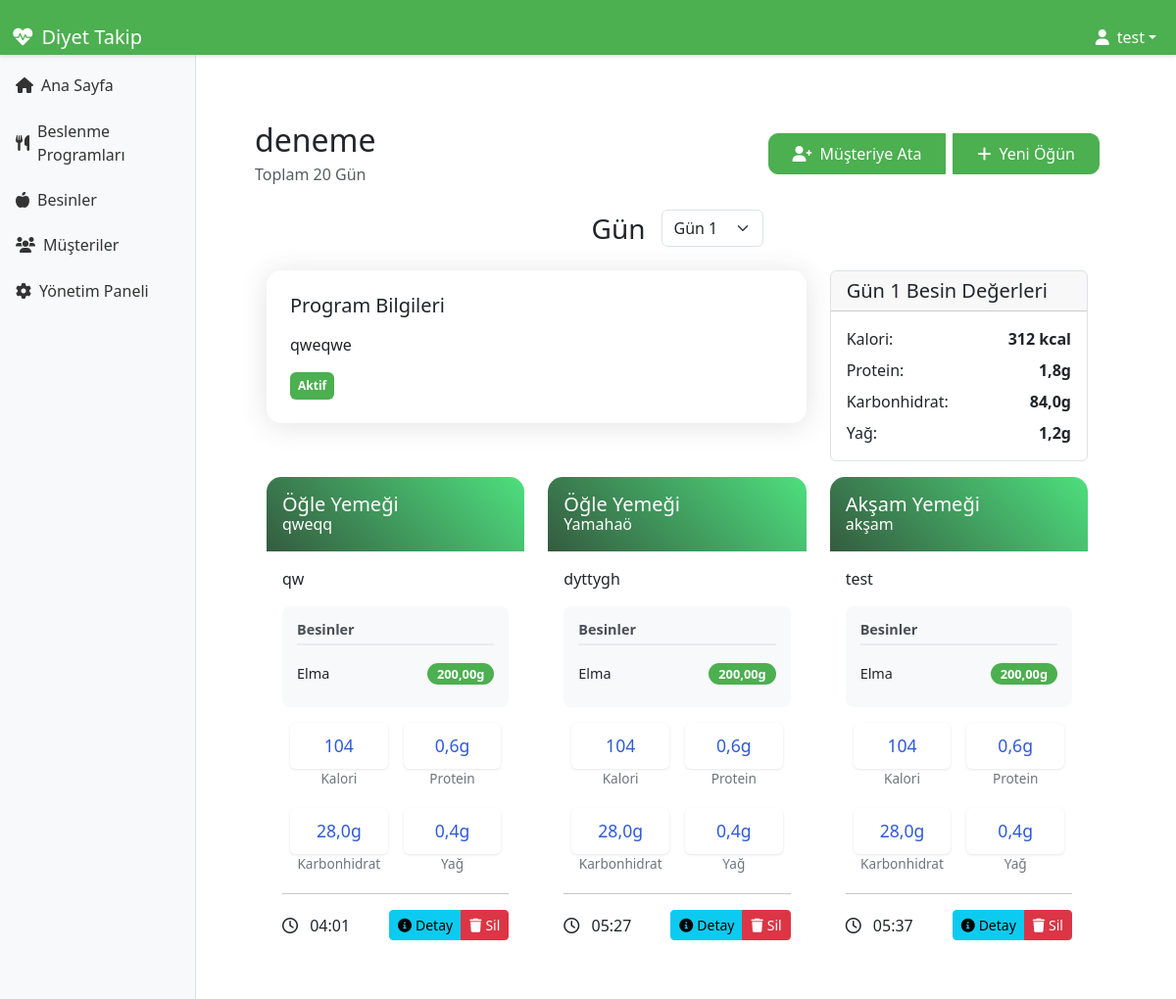
The page /plans/nutrition-plans/2/ (signed in) on the database its author committed.
### accounts/models.py (models this page shows, shortened)
class CustomUser(AbstractUser):
    USER_TYPE_CHOICES = (
        ('dietitian', 'Diyetisyen'),
        ('client', 'Müşteri'),
    )
    user_type = models.CharField(max_length=10, choices=USER_TYPE_CHOICES)
    phone_number = models.CharField(max_length=20, blank=True, null=True)

### plans/models.py (models this page shows, shortened)
class NutritionProgram(models.Model):
    title = models.CharField(max_length=200)
    description = models.TextField()
    diet_type = models.CharField(max_length=50)
    total_days = models.IntegerField()
    is_active = models.BooleanField(default=True)
    is_copy = models.BooleanField(default=False, verbose_name="Kopya Program")
    created_at = models.DateTimeField(auto_now_add=True)
    updated_at = models.DateTimeField(auto_now=True)
    class Meta:
        verbose_name = 'Beslenme Programı'
        verbose_name_plural = 'Beslenme Programları'

### meals/models.py (models this page shows, shortened)
class Meal(models.Model):
    MEAL_TYPES = [
        ('breakfast', 'Kahvaltı'),
        ('lunch', 'Öğle Yemeği'),
        ('dinner', 'Akşam Yemeği'),
        ('snack', 'Ara Öğün'),
    ]
    program = models.ForeignKey('plans.NutritionProgram', on_delete=models.CASCADE, related_name='meals')
    name = models.CharField(max_length=100, verbose_name="Öğün Adı")
    description = models.TextField(blank=True, verbose_name="Açıklama")
    meal_type = models.CharField(max_length=20, choices=MEAL_TYPES, verbose_name="Öğün Tipi")
    day_number = models.PositiveIntegerField(verbose_name="Gün")
    time = models.TimeField(verbose_name="Saat")
    created_at = models.DateTimeField(auto_now_add=True)
    updated_at = models.DateTimeField(auto_now=True)
    @property
    def calories(self):
        total = 0
        for meal_food in self.meal_foods.all():
            food = meal_food.food
            amount = meal_food.amount
            total += (food.calories * amount) / 100
        return round(total)
    @property
    def protein(self):
        total = 0
        for meal_food in self.meal_foods.all():
            food = meal_food.food
            amount = meal_food.amount
            total += (food.protein * amount) / 100
        return round(total, 1)
    @property
    def carbs(self):
        total = 0
        for meal_food in self.meal_foods.all():
            food = meal_food.food
            amount = meal_food.amount
            total += (food.carbs * amount) / 100
        return round(total, 1)
    @property
    def fat(self):
        total = 0
        for meal_food in self.meal_foods.all():
            food = meal_food.food
            amount = meal_food.amount
            total += (food.fat * amount) / 100
        return round(total, 1)
    class Meta:
        verbose_name = "Öğün"
        verbose_name_plural = "Öğünler"
        ordering = ['day_number', 'time']
        unique_together = ['program', 'day_number', 'time']

class MealFood(models.Model):
    meal = models.ForeignKey(Meal, on_delete=models.CASCADE, related_name='meal_foods')
    food = models.ForeignKey(Food, on_delete=models.CASCADE, verbose_name="Besin")
    amount = models.DecimalField(max_digits=6, decimal_places=2, verbose_name="Miktar (g)")
    class Meta:
        verbose_name = "Öğün Besini"
        verbose_name_plural = "Öğün Besinleri"

class Food(models.Model):
    name = models.CharField(max_length=100, verbose_name="Besin Adı")
    calories = models.DecimalField(max_digits=6, decimal_places=2, verbose_name="Kalori (kcal/100g)")
    protein = models.DecimalField(max_digits=6, decimal_places=2, verbose_name="Protein (g/100g)")
    fat = models.DecimalField(max_digits=6, decimal_places=2, verbose_name="Yağ (g/100g)")
    carbs = models.DecimalField(max_digits=6, decimal_places=2, verbose_name="Karbonhidrat (g/100g)")
    created_at = models.DateTimeField(auto_now_add=True)
    updated_at = models.DateTimeField(auto_now=True)
    class Meta:
        verbose_name = "Besin"
        verbose_name_plural = "Besinler"
        ordering = ['name']

### plans/views.py (the view)
# urls.py: path('nutrition-plans/<int:program_id>/', views.nutrition_plan_detail, name='nutrition_plan_detail'),
@login_required
def nutrition_plan_detail(request, program_id):
    program = get_object_or_404(NutritionProgram, id=program_id)
    current_day = request.GET.get('day', 1)
    try:
        current_day = int(current_day)
    except (ValueError, TypeError):
        current_day = 1
    if current_day < 1:
        current_day = 1
    elif current_day > program.total_days:
        current_day = program.total_days
    current_day_meals = Meal.objects.filter(
        program=program,
        day_number=current_day
    ).order_by('time')
    form = MealForm()
    meal_food_formset = MealFoodFormSet()
    foods = Food.objects.all().order_by('name')
    context = {
        'program': program,
        'current_day': current_day,
        'current_day_meals': current_day_meals,
        'form': form,
        'meal_food_formset': meal_food_formset,
        'foods': foods,
    }
    return render(request, 'plans/nutrition_plan_detail.html', context)

### templates/plans/nutrition_plan_detail.html (shortened to what this page needs)
{% extends 'base.html' %}
{% load static %}
{% load plans_extras %}
{% block extra_css %}
<link rel="stylesheet" href="{% static 'css/sidebar.css' %}">
<link rel="stylesheet" href="{% static 'css/nutrition_plan.css' %}">
{% endblock %}
{% block content %}
<div class="container-fluid">
    <div class="row">
        {% include 'includes/sidebar.html' %}
        <main class="col-md-9 ms-sm-auto col-lg-10 px-md-4 py-4">
            <div class="d-flex justify-content-between flex-wrap flex-md-nowrap align-items-center mb-4">
                <div>
                    <h1 class="h2 mb-1">{{ program.title }}</h1>
                    <p class="text-muted mb-0">Toplam {{ program.total_days }} Gün</p>
                </div>
                <div class="btn-group">
                    <button type="button" class="btn btn-action btn-success me-2" data-bs-toggle="modal" data-bs-target="#assignPlanModal">
                        <i class="fas fa-user-plus me-2"></i>Müşteriye Ata
                    </button>
                    <button type="button" class="btn btn-action btn-primary" data-bs-toggle="modal" data-bs-target="#newMealModal">
                        <i class="fas fa-plus me-2"></i>Yeni Öğün
                    </button>
                </div>
            </div>
            <div class="day-selector mb-4">
                <div class="d-flex justify-content-center align-items-center">
                    <div class="d-flex align-items-center">
                        <h3 class="mb-0 me-3">Gün</h3>
                        <select class="form-select" id="daySelector" style="width: auto;">
                            {% for day in "x"|rjust:program.total_days %}
                            <option value="{{ forloop.counter }}" {% if forloop.counter == current_day %}selected{% endif %}>Gün {{ forloop.counter }}</option>
                            {% endfor %}
                        </select>
                    </div>
                </div>
            </div>
            <div class="row">
                <div class="col-md-8">
                    <div class="program-info mb-4">
                        <h5 class="mb-3">Program Bilgileri</h5>
                        <p class="mb-3">{{ program.description }}</p>
                        <span class="badge {% if program.is_active %}bg-success{% else %}bg-secondary{% endif %} p-2">
                            {% if program.is_active %}Aktif{% else %}Pasif{% endif %}
                        </span>
                    </div>
                </div>
                <div class="col-md-4">
                    <div class="card">
                        <div class="card-header">
                            <h5 class="card-title mb-0">Gün {{ current_day }} Besin Değerleri</h5>
                        </div>
                        <div class="card-body">
                            <div class="d-flex justify-content-between mb-2">
                                <span>Kalori:</span>
                                <strong>{{ current_day_meals|sum_calories }} kcal</strong>
                            </div>
                            <div class="d-flex justify-content-between mb-2">
                                <span>Protein:</span>
                                <strong>{{ current_day_meals|sum_protein }}g</strong>
                            </div>
                            <div class="d-flex justify-content-between mb-2">
                                <span>Karbonhidrat:</span>
                                <strong>{{ current_day_meals|sum_carbs }}g</strong>
                            </div>
                            <div class="d-flex justify-content-between">
                                <span>Yağ:</span>
                                <strong>{{ current_day_meals|sum_fat }}g</strong>
                            </div>
                        </div>
                    </div>
                </div>
            </div>
            <div class="row">
                {% for meal in current_day_meals %}
                <div class="col-md-6 col-lg-4 mb-4">
                    <div class="meal-card card h-100">
                        <div class="meal-header">
                            <h5 class="card-title mb-0">{{ meal.get_meal_type_display }}</h5>
                            <p class="card-subtitle mb-0">{{ meal.name }}</p>
                        </div>
                        <div class="card-body">
                            <p class="card-text">{{ meal.description }}</p>
                            <div class="food-list mb-3">
                                <h6 class="food-list-title">Besinler</h6>
                                <ul class="list-group list-group-flush">
                                    {% for meal_food in meal.meal_foods.all %}
                                    <li class="list-group-item d-flex justify-content-between align-items-center">
                                        <span>{{ meal_food.food.name }}</span>
                                        <span class="badge bg-primary rounded-pill">{{ meal_food.amount }}g</span>
                                    </li>
                                    {% empty %}
                                    <li class="list-group-item text-muted">Henüz besin eklenmemiş</li>
                                    {% endfor %}
                                </ul>
                            </div>
                            <div class="row text-center g-3">
                                <div class="col">
                                    <div class="nutrition-value">{{ meal.calories }}</div>
                                    <div class="nutrition-label">Kalori</div>
                                </div>
                                <div class="col">
                                    <div class="nutrition-value">{{ meal.protein }}g</div>
                                    <div class="nutrition-label">Protein</div>
                                </div>
                                <div class="col">
                                    <div class="nutrition-value">{{ meal.carbs }}g</div>
                                    <div class="nutrition-label">Karbonhidrat</div>
                                </div>
                                <div class="col">
                                    <div class="nutrition-value">{{ meal.fat }}g</div>
                                    <div class="nutrition-label">Yağ</div>
                                </div>
                            </div>
                            <hr>
                            <div class="d-flex justify-content-between align-items-center">
                                <p class="card-text mb-0">
                                    <i class="far fa-clock me-2"></i>
                                    {{ meal.time|time:"H:i" }}
                                </p>
                                <div class="btn-group">
                                    <a href="{% url 'plans:meal_detail' meal.id %}" class="btn btn-info btn-sm">
                                        <i class="fas fa-info-circle me-1"></i>Detay
                                    </a>
                                    <button type="button" class="btn btn-danger btn-sm delete-meal"
                                            data-meal-id="{{ meal.id }}"
                                            data-meal-name="{{ meal.name }}">
                                        <i class="fas fa-trash me-1"></i>Sil
                                    </button>
                                </div>
                            </div>
                        </div>
                    </div>
                </div>
                {% endfor %}
            </div>
        </main>
    </div>
</div>
{% endblock %}

### templates/base.html (shortened to what this page needs)
{% load static %}
<!DOCTYPE html>
<html lang="tr">
<head>
    <link href="https://cdn.jsdelivr.net/npm/bootstrap@5.3.0/dist/css/bootstrap.min.css" rel="stylesheet">
    <link href="https://cdnjs.cloudflare.com/ajax/libs/font-awesome/6.0.0/css/all.min.css" rel="stylesheet">
    <link href="{% static '/css/style.css' %}" rel="stylesheet">
    {% block extra_css %}{% endblock %}
</head>
<body>
    <nav class="navbar navbar-expand-lg navbar-dark fixed-top">
        <div class="container-fluid">
            <a class="navbar-brand" href="{% url 'home' %}">
                <i class="fas fa-heartbeat"></i> Diyet Takip
            </a>
            <div class="collapse navbar-collapse" id="navbarNav">
                <ul class="navbar-nav ms-auto">
                    {% if user.is_authenticated %}
                    <li class="nav-item dropdown">
                        <a class="nav-link dropdown-toggle" href="#" id="navbarDropdown" role="button" data-bs-toggle="dropdown">
                            <i class="fas fa-user"></i> {{ user.get_full_name|default:user.username }}
                        </a>
                    </li>
                    {% endif %}
                </ul>
            </div>
        </div>
    </nav>
    <div class="messages-container">
    </div>
    <div class="container py-4">
        {% block content %}{% endblock %}
    </div>
</body>
</html>

### rows shown on the page
CustomUser: get_full_name "test"
NutritionProgram: title "deneme", total_days "20", total_days "Gün 1", description "qweqwe"
Meal: id.amount "312", id.amount "1,8", id.amount "84,0", id.amount "1,2", meal_type "Öğle Yemeği", name "qweqq", description "qw", calories "104", protein "0,6", carbs "28,0", fat "0,4", time "04:01"
MealFood: food.name "Elma", amount "200,00"
Meal: meal_type "Öğle Yemeği", name "Yamahaö", description "dyttygh", calories "104", protein "0,6", carbs "28,0", fat "0,4", time "05:27"
MealFood: food.name "Elma", amount "200,00"
Meal: meal_type "Akşam Yemeği", name "akşam", description "test", calories "104", protein "0,6", carbs "28,0", fat "0,4", time "05:37"
MealFood: food.name "Elma", amount "200,00"

### other values the page prints
{{ current_day }} "1"
